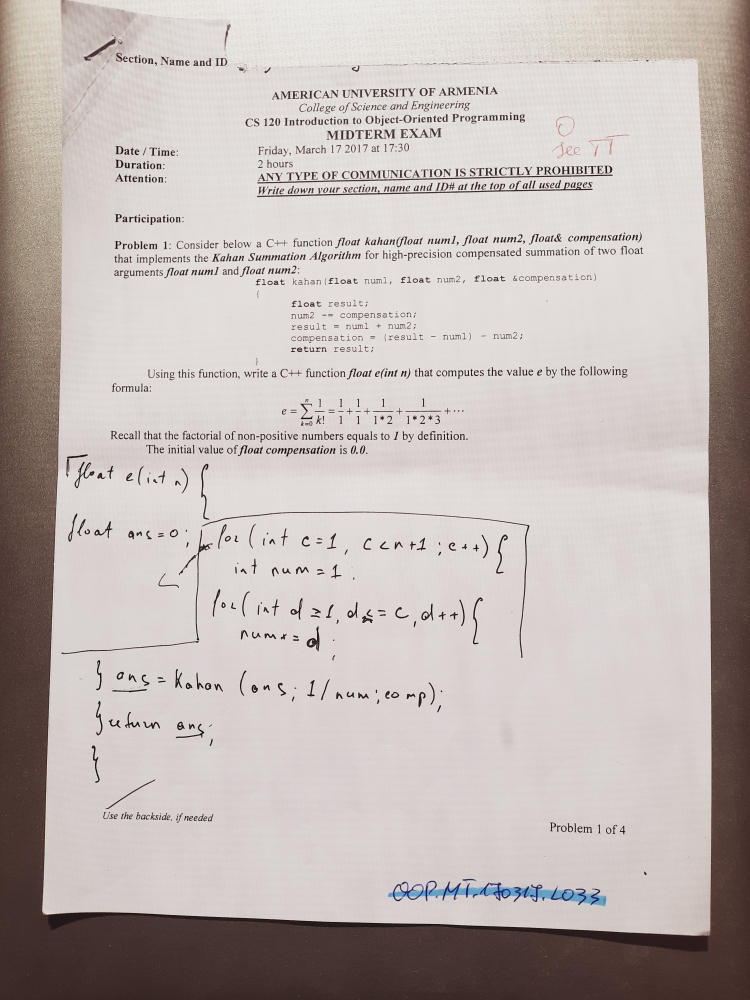
#> input picture Midterm_Project/L033/L033_p1.jpg, 3000 x 4000 px, found by its file name (shown at 1/4 size)
$ jupyter execute --allow-errors 'Stage 1.ipynb'
#> lines starting #> are read from the running program, lines starting #| are printed output that depends on the picture; after the words box and inside, x2 and y2 are one past the last pixel; in counts of white or black regions, pixels touching at a corner belong together
[cell 1]
# import necessary packages
import cv2
import matplotlib.pyplot as plt
import numpy as np # to create zeros matrix (see explanation below)
import matplotlib.pyplot as plt # to plot histogram as well as image itself
from skimage import io # to read an image

[cell 2]
# load image
imageObj = cv2.imread('/Users/tigrangaplanyan/Downloads/ImageJ/Midterm_Project/L033/L033_p1.jpg')
#> imageObj is the input picture: shape (4000, 3000, 3); mean B, G, R 179.4, 182.9, 191.8
# to avoid grid lines
plt.axis("off")
plt.title("Original Image")
plt.imshow(cv2.cvtColor(imageObj, cv2.COLOR_BGR2RGB))
plt.show()

# Get RGB data from image
blue_color = cv2.calcHist([imageObj], [0], None, [256], [0, 256])
#> blue_color = 256 values, max 602793 at index 217, min 0 at index 0, mean 46875
red_color = cv2.calcHist([imageObj], [1], None, [256], [0, 256])
#> red_color = 256 values, max 604024 at index 220, min 0 at index 0, mean 46875
green_color = cv2.calcHist([imageObj], [2], None, [256], [0, 256])
#> green_color = 256 values, max 658375 at index 217, min 0 at index 0, mean 46875

# Separate Histograms for each color
plt.subplot(3, 1, 1)
plt.title("histogram of Blue")
plt.hist(blue_color, color="blue")

plt.subplot(3, 1, 2)
plt.title("histogram of Green")
plt.hist(green_color, color="green")

plt.subplot(3, 1, 3)
plt.title("histogram of Red")
plt.hist(red_color, color="red")

# for clear view
plt.tight_layout()
plt.show()

# combined histogram
plt.title("Histogram of all RGB Colors")
plt.hist(blue_color, color="blue")
plt.hist(green_color, color="green")
plt.hist(red_color, color="red")
plt.show()

[cell 3]
img = cv2.imread('/Users/tigrangaplanyan/Downloads/ImageJ/Midterm_Project/L033/L033_p1.jpg',0)

# find frequency of pixels in range 0-255
histr = cv2.calcHist([img],[0],None,[256],[0,256])
#> histr = 256 values, max 609534 at index 221, min 0 at index 0, mean 46875

# show the plotting graph of an image
plt.plot(histr)
plt.show()
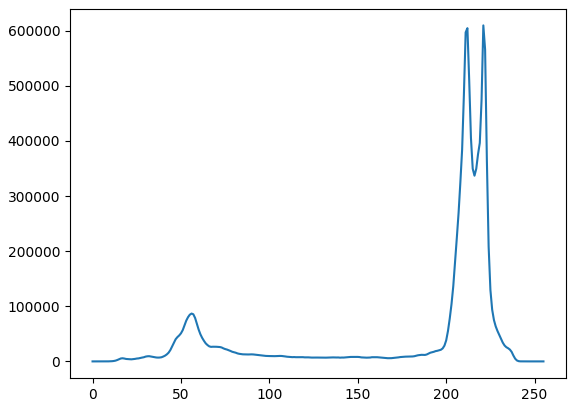
#> figure drawn by matplotlib, 1 panel; curve peaks at x = 221, y = 609534

[cell 4]
import cv2 as cv
import numpy as np
from matplotlib import pyplot as plt
img = cv.imread('/Users/tigrangaplanyan/Downloads/ImageJ/Midterm_Project/L033/L033_p1.jpg', cv.IMREAD_GRAYSCALE)
assert img is not None, "file could not be read, check with os.path.exists()"
img = cv.medianBlur(img,5)
ret,th1 = cv.threshold(img,127,255,cv.THRESH_BINARY)
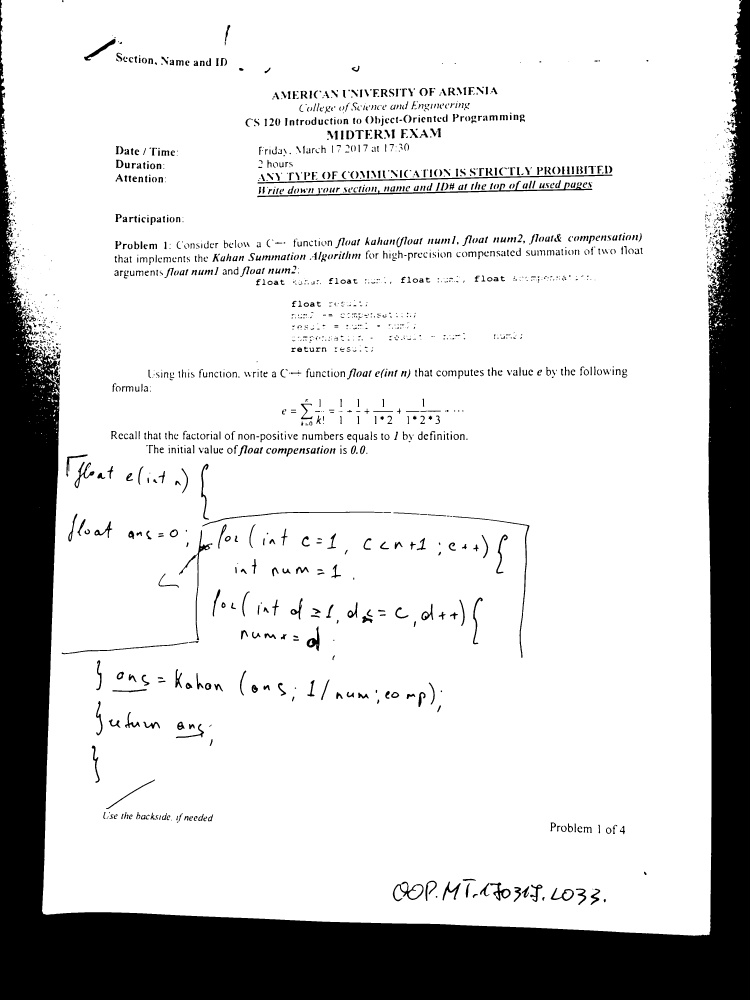
#> th1: shape (4000, 3000) (shown at 1/4 size); 81.7% white; 2237 black regions (736 under 20 px), largest, box (x1, y1, x2, y2) and area: (0, 0, 3000, 4000) 1933007, (1029, 723, 2370, 789) 7563, (1030, 698, 2450, 734) 6517
th2 = cv.adaptiveThreshold(img,255,cv.ADAPTIVE_THRESH_MEAN_C,\
            cv.THRESH_BINARY,11,2)
#> th2: shape (4000, 3000); 89.8% white; 65421 black regions (54418 under 20 px), largest, box (x1, y1, x2, y2) and area: (159, 835, 2881, 3808) 63522, (1027, 723, 2370, 789) 7958, (807, 2046, 2118, 2632) 7406
th3 = cv.adaptiveThreshold(img,255,cv.ADAPTIVE_THRESH_GAUSSIAN_C,\
            cv.THRESH_BINARY,11,2)
#> th3: shape (4000, 3000); 93.6% white; 53665 black regions (47115 under 20 px), largest, box (x1, y1, x2, y2) and area: (164, 872, 2866, 3796) 42925, (1027, 723, 2370, 789) 7883, (808, 2047, 2118, 2632) 7011
titles = ['Original Image', 'Global Thresholding (v = 127)',
            'Adaptive Mean Thresholding', 'Adaptive Gaussian Thresholding']
images = [img, th1, th2, th3]
for i in range(4):
    plt.subplot(2,2,i+1),plt.imshow(images[i],'gray')
    plt.title(titles[i])
    plt.xticks([]),plt.yticks([])
plt.show()

[cell 5]
import cv2
import matplotlib.pyplot as plt

# Load the image
image = cv2.imread('/Users/tigrangaplanyan/Downloads/ImageJ/Midterm_Project/L033/L033_p1.jpg')

# Calculate RGB histogram
colors = ('b', 'g', 'r')
for i, col in enumerate(colors):
    hist = cv2.calcHist([image], [i], None, [256], [0, 256])
    plt.plot(hist, color=col)
    plt.xlim([0, 256])

plt.xlabel('Pixel Value')
plt.ylabel('Frequency')
plt.title('RGB Histogram')
plt.show()
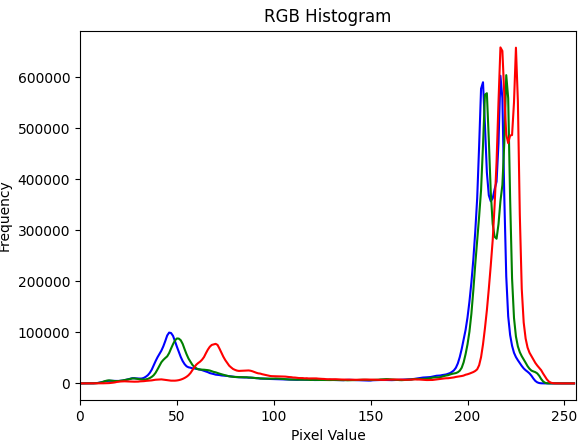
#> figure drawn by matplotlib, 1 panel; curve peaks at x = 217, y = 602793; curve peaks at x = 220, y = 604024; curve peaks at x = 217, y = 658375

# Convert the image to grayscale
gray_image = cv2.cvtColor(image, cv2.COLOR_BGR2GRAY)

# Calculate Grayscale histogram
hist = cv2.calcHist([gray_image], [0], None, [256], [0, 256])
#> hist has the same summary as histr
plt.plot(hist, color='k')
plt.xlabel('Pixel Value')
plt.ylabel('Frequency')
plt.title('Grayscale Histogram')
plt.show()

[cell 6]
# Convert the grayscale image to binary using adaptive thresholding
binary_image = cv2.adaptiveThreshold(gray_image, 255, cv2.ADAPTIVE_THRESH_MEAN_C, cv2.THRESH_BINARY_INV, 11, 10)
#> binary_image: shape (4000, 3000); 4.8% white; 44437 white regions (40816 under 20 px), largest, box (x1, y1, x2, y2) and area: (175, 3649, 2834, 3749) 11994, (163, 1269, 245, 3662) 10067, (2833, 1750, 2855, 3734) 8239

# Display the binary image
cv2.imshow('Binary Image', binary_image)
cv2.waitKey(0)
cv2.destroyAllWindows()

[cell 7]
import cv2
import numpy as np

# Load the image
image = cv2.imread('/Users/tigrangaplanyan/Downloads/ImageJ/Midterm_Project/L033/L033_p1.jpg')

# Convert the image to grayscale
gray_image = cv2.cvtColor(image, cv2.COLOR_BGR2GRAY)

# Apply adaptive thresholding to get a binary image
binary_image = cv2.adaptiveThreshold(gray_image, 255, cv2.ADAPTIVE_THRESH_MEAN_C, cv2.THRESH_BINARY_INV, 11, 10)

# Perform morphological operations (erosion and dilation) to further remove noise
kernel = np.ones((5, 5), np.uint8)
binary_image = cv2.erode(binary_image, kernel, iterations=1)
#> binary_image: shape (4000, 3000); 0.16% white in thin lines or dots, all inside (x1, y1, x2, y2) = (172, 122, 2849, 3746)
binary_image = cv2.dilate(binary_image, kernel, iterations=1)
#> binary_image: shape (4000, 3000); 1% white; 1623 white regions, largest, box (x1, y1, x2, y2) and area: (1991, 2139, 2024, 2261) 815, (1893, 2390, 1924, 2515) 784, (1280, 775, 1405, 782) 631

# Invert the binary image to prepare for text removal
binary_image = cv2.bitwise_not(binary_image)

# Apply the mask to remove text from the original image
result = cv2.bitwise_and(image, image, mask=binary_image)

# Display the result
cv2.imshow('Image with Removed Text', result)
cv2.waitKey(0)
cv2.destroyAllWindows()

[cell 8]
import numpy as np
import cv2
# Define the lower and upper bounds for red color
lower_red = np.array([0, 0, 150])
upper_red = np.array([100, 100, 255])

# Create a mask to filter red shades
mask = cv2.inRange(image, lower_red, upper_red)
#> mask: shape (4000, 3000); 0% white in thin lines or dots, all inside (x1, y1, x2, y2) = (2237, 501, 2445, 615)
result = cv2.bitwise_and(image, image, mask=mask)

# Display the result with removed red marks
cv2.imshow('Result with Removed Red Marks', result)
cv2.waitKey(0)
cv2.destroyAllWindows()

#> (a cell that did not finish here is left out)

[cell 10]
from PIL import Image

# Read an image
image = Image.open('/Users/tigrangaplanyan/Downloads/ImageJ/Midterm_Project/L033/L033_p1.jpg')  # Replace 'path/to/your/image.jpg' with the path to your image
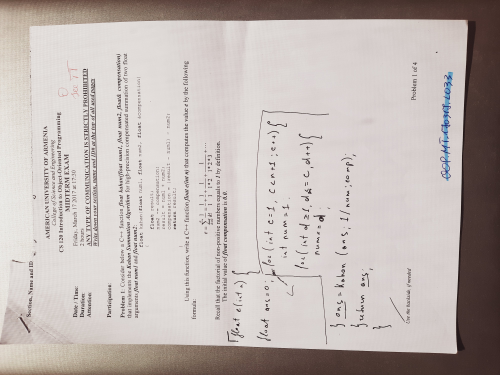
#> image: PIL image 4000x3000 RGB (shown at 1/8 size); mean R, G, B 191.8, 182.9, 179.4

# Show the image
image.show()

[cell 11]
import cv2
import numpy as np
import matplotlib.pyplot as plt

[cell 12]
img = cv2.imread('/Users/tigrangaplanyan/Downloads/ImageJ/Midterm_Project/L033/L033_p1.jpg')
img = cv2.cvtColor(img, cv2.COLOR_BGR2RGB)

h, w, c = img.shape

if w > 1000:

    new_w = 1000
    ar = w/h
    new_h = int(new_w/ar)

    img = cv2.resize(img, (new_w, new_h), interpolation = cv2.INTER_AREA)
#> img: shape (1333, 1000, 3)
plt.imshow(img);

[cell 13]
def thresholding(image):
    img_gray = cv2.cvtColor(image,cv2.COLOR_BGR2GRAY)
    ret,thresh = cv2.threshold(img_gray,80,255,cv2.THRESH_BINARY_INV)
#> thresh: shape (1333, 1000); 14.6% white; 2660 white regions (2468 under 20 px), largest, box (x1, y1, x2, y2) and area: (0, 242, 1000, 1333) 175599, (567, 241, 790, 257) 281, (113, 52, 154, 81) 177
    plt.imshow(thresh, cmap='gray')
    return thresh

thresh_img = thresholding(img);

[cell 14]
#dilation
kernel = np.ones((3,85), np.uint8)
dilated = cv2.dilate(thresh_img, kernel, iterations = 1)
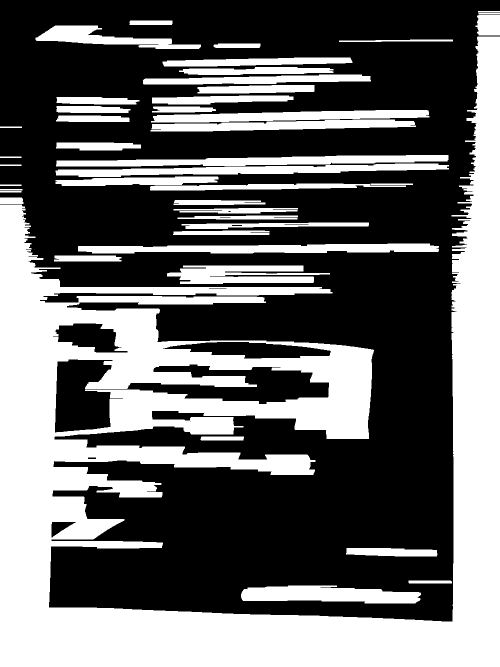
#> dilated: shape (1333, 1000) (shown at 1/2 size); 40.7% white; 44 white regions
plt.imshow(dilated, cmap='gray');

[cell 15]
(contours, heirarchy) = cv2.findContours(dilated.copy(), cv2.RETR_EXTERNAL, cv2.CHAIN_APPROX_NONE)
#> contours = 44 contours; largest, box (x1, y1, x2, y2) and area: (0, 73, 1000, 1333) 443942, (112, 310, 897, 333) 10165, (156, 487, 878, 507) 9940, (111, 327, 898, 354) 9906, (482, 1171, 842, 1207) 9281
sorted_contours_lines = sorted(contours, key = lambda ctr : cv2.boundingRect(ctr)[1]) # (x, y, w, h)
#> sorted_contours_lines has the same summary as contours

[cell 16]
img2 = img.copy()

for ctr in sorted_contours_lines:

    x,y,w,h = cv2.boundingRect(ctr)
    cv2.rectangle(img2, (x,y), (x+w, y+h), (40, 100, 250), 2)
#> this loop made 44 passes
#> (x, y, w, h) on passes 1 to 8: (956, 22, 44, 3), (957, 26, 43, 3), (951, 30, 49, 41), (259, 41, 86, 9), (71, 51, 331, 47), (0, 73, 1000, 1260), (678, 79, 228, 5), (427, 87, 94, 9)
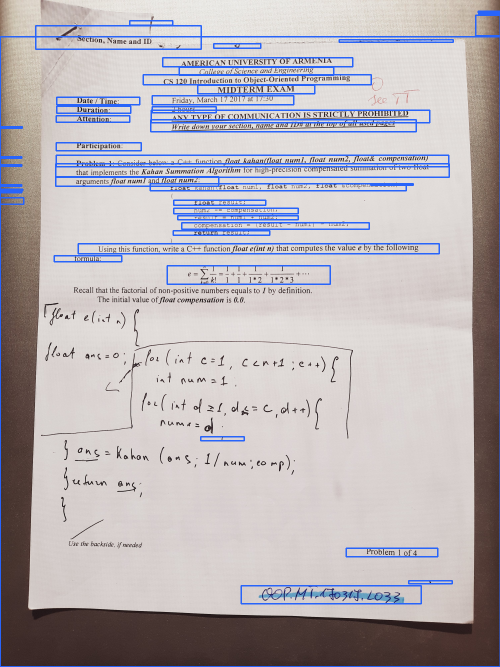
#> img2: shape (1333, 1000, 3) (shown at 1/2 size); mean R, G, B 183.1, 177.6, 182.2

plt.imshow(img2);

[cell 17]
#dilation
kernel = np.ones((3,15), np.uint8)
dilated2 = cv2.dilate(thresh_img, kernel, iterations = 1)
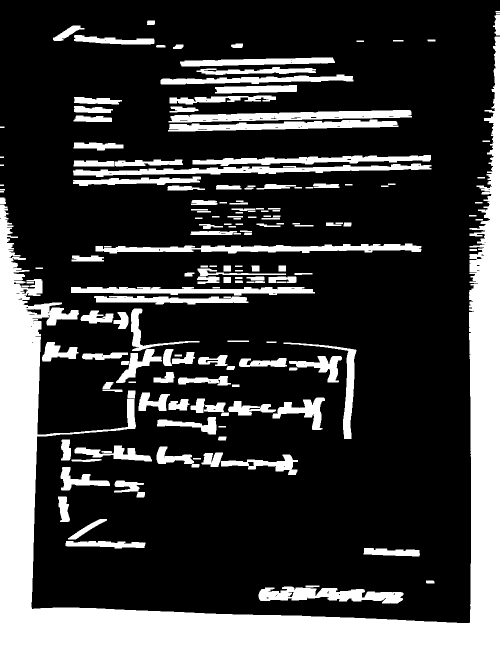
#> dilated2: shape (1333, 1000) (shown at 1/2 size); 25.6% white; 170 white regions, largest, box (x1, y1, x2, y2) and area: (0, 73, 1000, 1333) 211436, (146, 327, 863, 354) 7314, (191, 487, 843, 507) 7176
plt.imshow(dilated2, cmap='gray');

[cell 18]
img3 = img.copy()
words_list = []

for line in sorted_contours_lines:

    # roi of each line
    x, y, w, h = cv2.boundingRect(line)
    roi_line = dilated2[y:y+w, x:x+w]

    # draw contours on each word
    (cnt, heirarchy) = cv2.findContours(roi_line.copy(), cv2.RETR_EXTERNAL, cv2.CHAIN_APPROX_NONE)
    sorted_contour_words = sorted(cnt, key=lambda cntr : cv2.boundingRect(cntr)[0])

    for word in sorted_contour_words:

        if cv2.contourArea(word) < 400:
            continue

        x2, y2, w2, h2 = cv2.boundingRect(word)
        words_list.append([x+x2, y+y2, x+x2+w2, y+y2+h2])
        cv2.rectangle(img3, (x+x2, y+y2), (x+x2+w2, y+y2+h2), (255,255,100),2)
#> this loop made 44 passes
#> pass 1, `roi_line = dilated2[y:y+w, x:x+w]`:
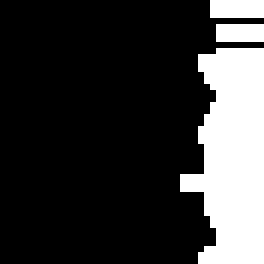
#> roi_line: shape (44, 44) (shown 6 times larger); 21.4% white; 3 white regions, box (x1, y1, x2, y2) and area: (30, 8, 44, 44) 363, (35, 0, 44, 3) 27, (36, 4, 44, 7) 24
#> after the loop:
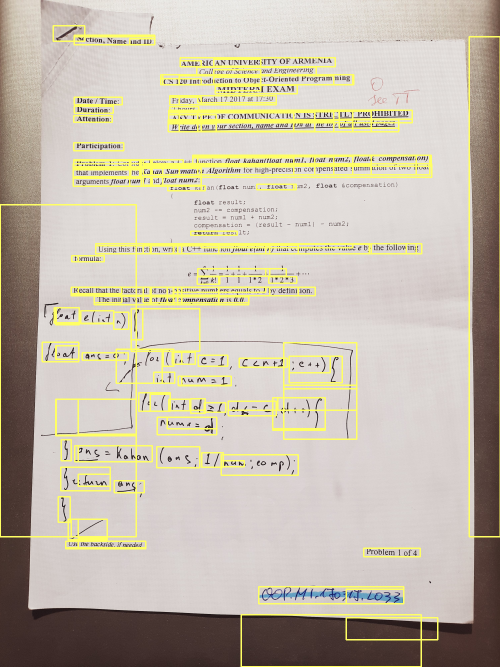
#> img3: shape (1333, 1000, 3) (shown at 1/2 size); mean R, G, B 195.6, 187.2, 171.5
#> after the loop, words_list = 449 items, first 6: [259, 77, 309, 89], [106, 51, 169, 82], [146, 353, 402, 372], [146, 336, 402, 354], [147, 319, 366, 333], [147, 285, 247, 301]

plt.imshow(img3);

$ run again, with Midterm_Project/L033/L033_p2.jpg copied over Midterm_Project/L033/L033_p1.jpg
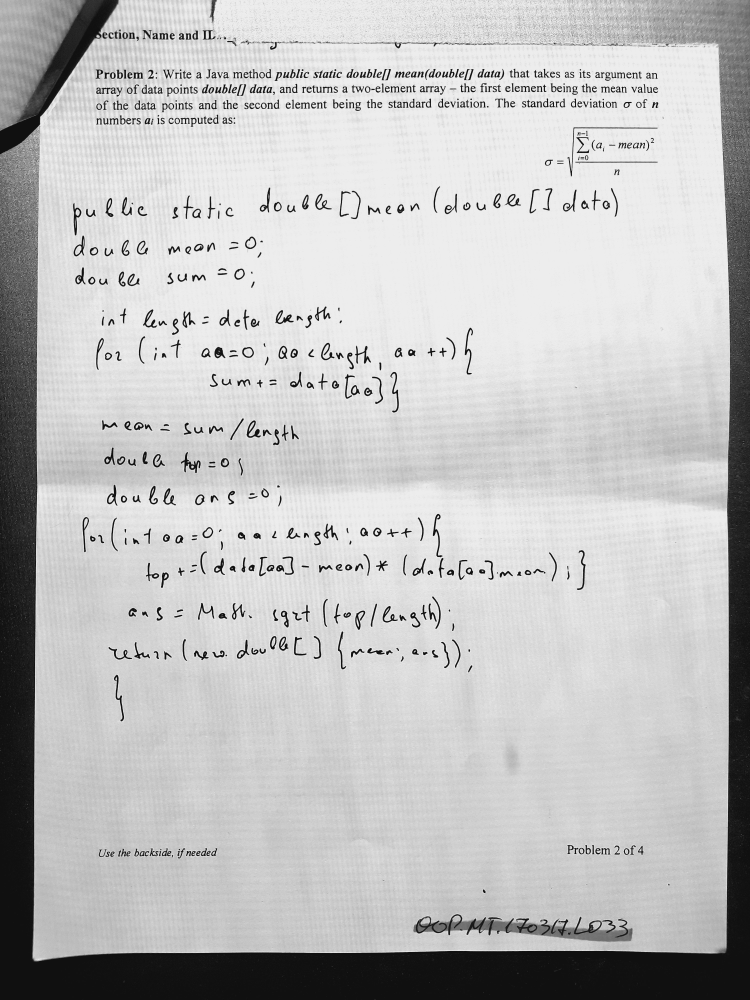
#> input picture Midterm_Project/L033/L033_p2.jpg, 3000 x 4000 px, found by its file name (shown at 1/4 size)
#> imageObj is the input picture: shape (4000, 3000, 3); min 2, max 250, mean 191.2
#> blue_color = 256 values, max 956229 at index 237, min 0 at index 0, mean 46875
#> red_color has the same summary as blue_color
#> green_color has the same summary as blue_color
#> histr has the same summary as blue_color
#> `ret,th1 = cv.threshold(img,127,255,cv.THRESH_BINARY)`:
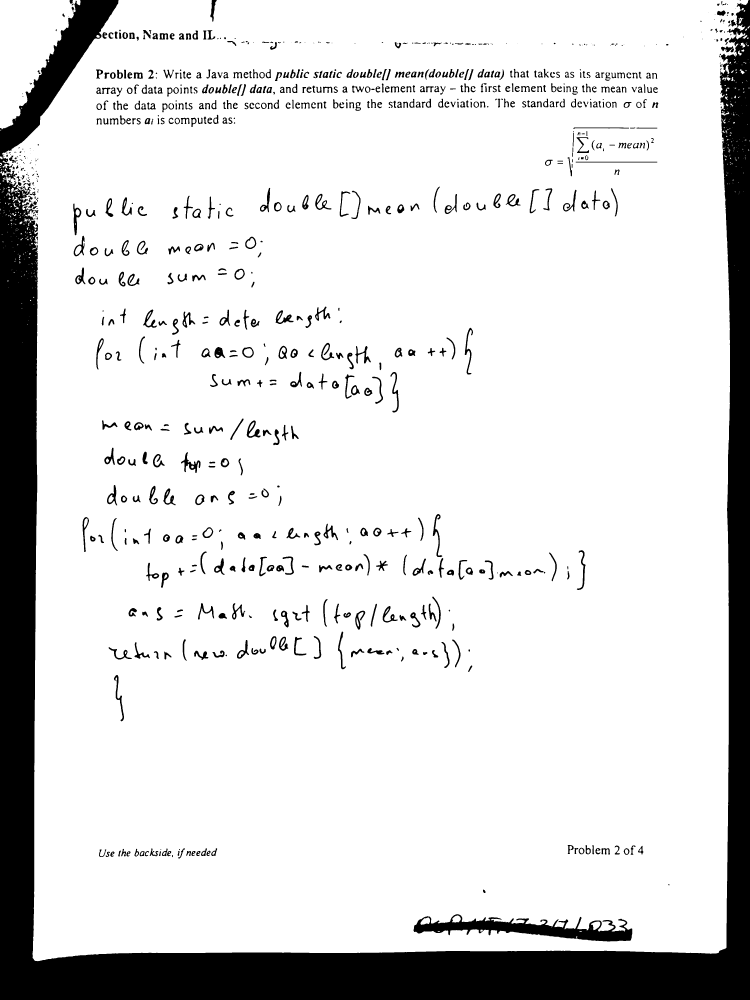
#> th1: shape (4000, 3000) (shown at 1/4 size); 85.8% white; 936 black regions (165 under 20 px), largest, box (x1, y1, x2, y2) and area: (0, 0, 3000, 4000) 1408783, (1654, 3657, 2529, 3766) 39111, (724, 1809, 802, 1892) 1895
#> th2: shape (4000, 3000); 82.8% white; 81819 black regions (58797 under 20 px), largest, box (x1, y1, x2, y2) and area: (64, 179, 2959, 3852) 68084, (0, 0, 474, 617) 9815, (73, 534, 159, 963) 6768
#> th3: shape (4000, 3000); 90.8% white; 111336 black regions (102742 under 20 px), largest, box (x1, y1, x2, y2) and area: (121, 178, 2939, 3851) 49069, (0, 0, 473, 617) 4528, (2064, 3673, 2201, 3741) 2614
#> hist has the same summary as blue_color
#> mask: shape (4000, 3000); every value is 0
#> thresh: shape (1333, 1000); 12% white; 1387 white regions (1027 under 20 px), largest, box (x1, y1, x2, y2) and area: (0, 273, 1000, 1333) 128551, (0, 0, 157, 206) 7227, (554, 1223, 596, 1244) 239
#> dilated: shape (1333, 1000); 38.9% white; 21 white regions
#> contours = 21 contours; largest, box (x1, y1, x2, y2) and area: (0, 200, 1000, 1333) 330601, (0, 0, 919, 207) 62928, (103, 841, 671, 897) 18053, (130, 794, 647, 842) 15671, (94, 408, 498, 447) 10552
#> sorted_contours_lines has the same summary as contours
#> the loop `for ctr in sorted_contours_lines: ` made 21 passes
#> (x, y, w, h) on passes 1 to 8: (239, 0, 91, 29), (0, 0, 919, 207), (697, 56, 235, 6), (485, 56, 205, 9), (927, 145, 73, 9), (925, 155, 75, 43), (723, 169, 192, 3), (685, 174, 228, 62)
#> dilated2: shape (1333, 1000); 22.5% white; 105 white regions, largest, box (x1, y1, x2, y2) and area: (0, 205, 1000, 1333) 153073, (0, 0, 308, 207) 12074, (121, 91, 883, 109) 9294
#> the loop `for line in sorted_contours_lines:` made 21 passes
#> after the loop `for line in sorted_contours_lines:`:
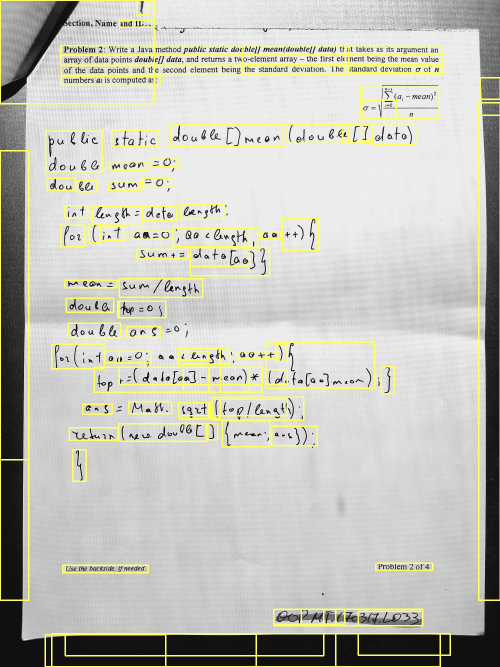
#> img3: shape (1333, 1000, 3) (shown at 1/2 size); mean R, G, B 194.7, 194.7, 185
#> after the loop `for line in sorted_contours_lines:`: words_list = 230 items, first 6: [239, 40, 308, 54], [274, 0, 295, 29], [0, 301, 57, 919], [0, 0, 308, 207], [91, 262, 204, 343], [94, 356, 150, 380]
